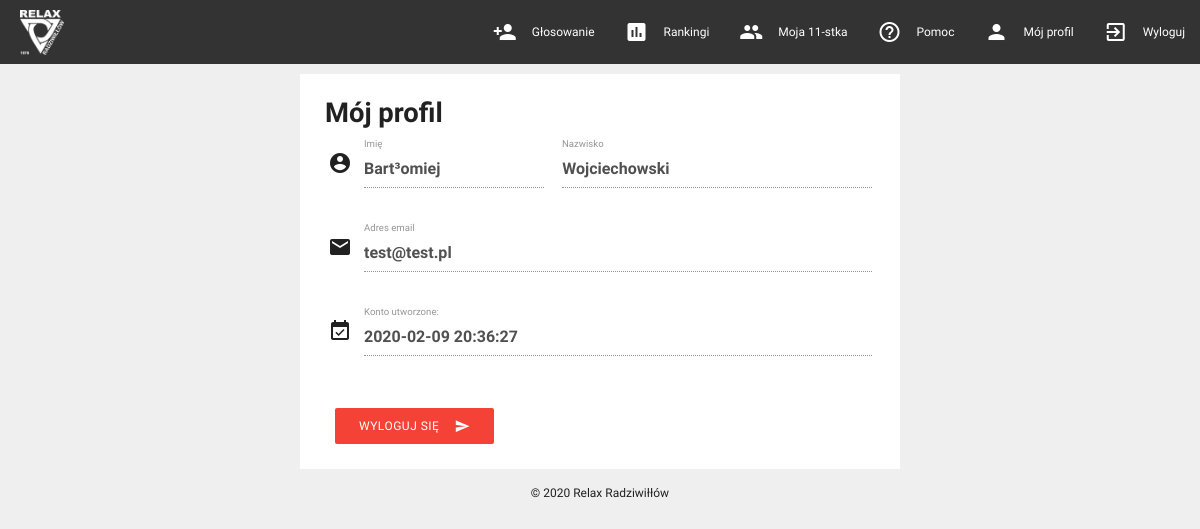
/myProfile.php (signed in), run on the app's committed database.
### tables this page shows
CREATE TABLE `users` (
  `Id` char(40) NOT NULL,
  `Name` varchar(64) NOT NULL,
  `LastName` varchar(128) NOT NULL,
  `email` varchar(128) NOT NULL,
  `password` varchar(64) NOT NULL,
  `CreatedDate` timestamp NOT NULL DEFAULT current_timestamp(),
  `LastLoginDate` datetime DEFAULT NULL
);

### myProfile.php (the view, shortened to what this page needs)
<head>
<link type="text/css" rel="stylesheet" href="css/materialize.min.css"  media="screen,projection"/>
</head>
<body>
<div class="row">
 <div class="col s12" style="padding:0px;">
 	 <?php include 'menu.php'; ?>
</div>
    <div class="col s12 m4 l3 hide-on-med-and-down"></div>
<div class="col s12 m4 l6" style="padding:0px;">
<div class="" style="background-color:white; margin-top:10px;">
<div style="padding:10px 10px 10px 10px;">
    <div style="padding:0px 10px 0px 15px;">
					<div><h4><b>Mój profil</b></h4></div>
		</div>
<?php
require_once "sql/connection.php";
$userId = $_SESSION['id'];
$polaczenie = @new mysqli($host, $db_user, $db_password, $db_name);
$sql = 'select * from users where Id = "'.$userId.'"';
$result = $polaczenie->query($sql);
if ($result->num_rows > 0)
{
	$row = $result->fetch_assoc();
    $userName = $row['Name'];
    $userLastName = $row['LastName'];
    $userEmail = $row['email'];
    $userCreatedDate = $row['CreatedDate'];
}
else
{
	echo "Brak wyników";
};
    echo '
	  <div class="row">
    <form class="col s12">
      <div class="row">
        <div class="input-field col s5">
             <i class="material-icons prefix">account_circle</i>
          <input disabled value="'.$userName.'" placeholder="Placeholder" id="first_name" type="text" class="mp-dv">
          <label for="first_name">Imię</label>
        </div>
        <div class="input-field col s7">
          <input disabled value="'.$userLastName.'" id="last_name" type="text" class="mp-dv">
          <label for="last_name">Nazwisko</label>
        </div>
      </div>
      <div class="row">
        <div class="input-field col s12">
            <i class="material-icons prefix">email</i>
          <input disabled value="'.$userEmail.'" id="disabled" type="text" class="mp-dv">
          <label for="disabled">Adres email</label>
        </div>
      </div>
      <div class="row">
        <div class="input-field col s12">
            <i class="material-icons prefix">event_available</i>
          <input disabled value="'.$userCreatedDate.'" id="disabled" type="text" class="mp-dv">
          <label for="disabled">Konto utworzone:</label>
        </div>
      </div>
    </form>
  </div>
';
?>
    <div class="row" style="margin-left:25px; margin-top:-10px;">
   <a class="btn waves-effect waves-light red" type="submit" href="logout.php">
	Wyloguj się<i class="material-icons right">send</i>
	</a>
			</div>
	</div>
	</div>
</div>
    <div class="col s12 m4 l3 hide-on-med-and-down"></div>
  </div>
  <div class="row">
    <div class="col s12 m4 l2 hide-on-med-and-down"></div>
    <div class="col s12 m4 l8"> <?php include 'footer.php'; ?></div>
    <div class="col s12 m4 l2 hide-on-med-and-down"></div>
  </div>
</body>
</html>

### myProfile.php (style rules this page uses)
.mp-dv { font-weight: 900!important; color: #505050!important; font-size: 16px!important; }

### data on the page
users: Name "Bart³omiej", LastName "Wojciechowski", email "test@test.pl", CreatedDate "2020-02-09 20:36:27"
